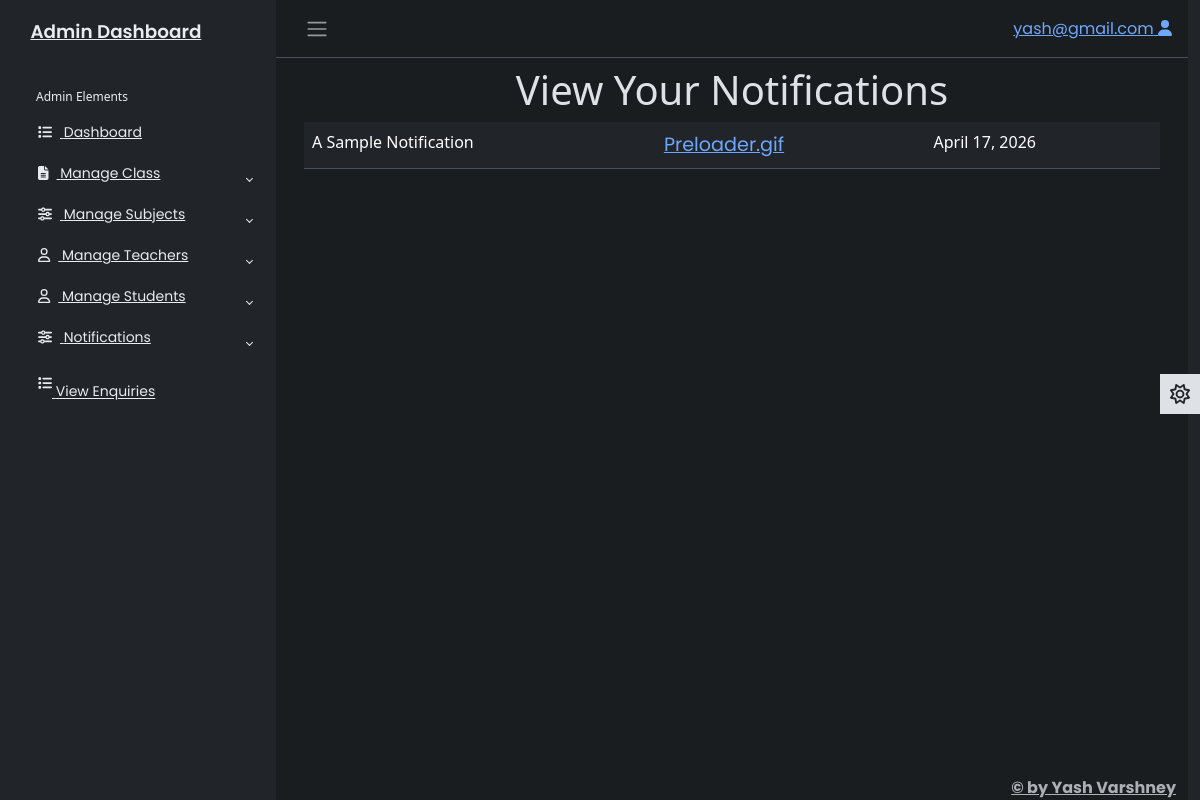
The app's page /adminapp/viewnoti/ (signed in) with its own data.
### adminapp/models.py (models this page shows)
class Notification(models.Model):
    text = models.TextField()
    doc = models.FileField()
    created_date = models.DateField()

### adminapp/views.py (the view)
# urls.py: path('viewnoti/',views.viewnoti,name = 'viewnoti'),
@cache_control(no_store = True,no_cache = True,must_revalidate = True)
def viewnoti(req):
    try:
      if req.session['adminid']!=None:
        adminid = req.session['adminid']
        nt = Notification.objects.all()
        return render(req,'viewnoti.html',{'adminid':adminid,'nt':nt})
    except KeyError:
       return redirect('login')

### adminapp/templates/viewnoti.html
{% extends 'adminbase.html' %}
{% load static %}
{% block admin %}
<div class="row">
    <div class="col-sm-12">
        <h1 class="text-center">
            View Your Notifications
        </h1>
        <form method="post">
            <div class="table-responsive">
                <table class="table">
                    {% for n in nt %}
                    <td>{{n.text}}</td>
                    <td><span style="font-size:larger;"><a href="{{n.doc.url}}">{{n.doc}}</a></span></td>
                    <td>{{n.created_date}}</td>
                    {% endfor %}
                </table>
            </div>
        </form>
    </div>
</div>
{% endblock %}

### adminapp/static/css/adminstyle.css (style rules this page uses)
body { font-family: 'Poppins', sans-serif; font-size: 0.875rem; opacity: 1; overflow-y: scroll; margin: 0; }
a { cursor: pointer; text-decoration: none; font-family: 'Poppins', sans-serif; }

### records on screen
Notification: text "A Sample Notification", doc "Preloader.gif", created_date "April 17, 2026"

### other values on screen
{{ adminid }} "yash@gmail.com"
